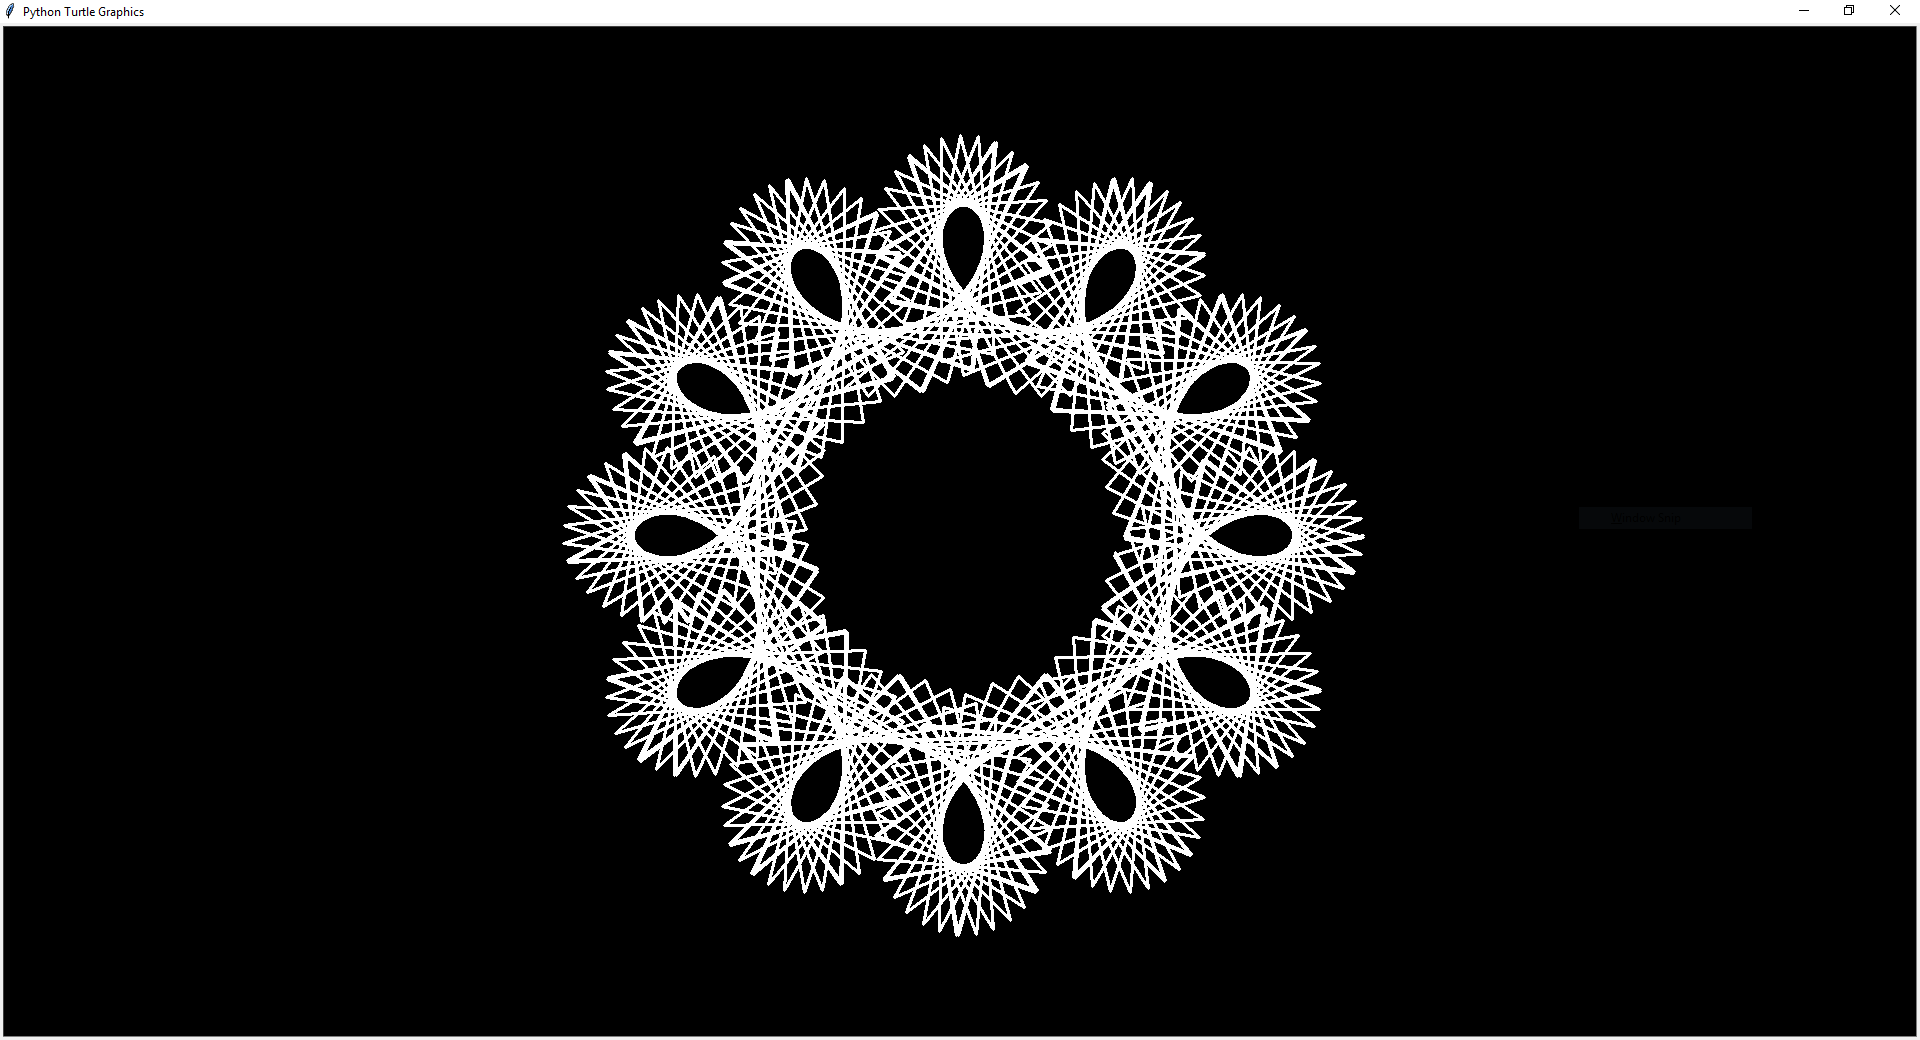

Recreate this plot in Python.
#Original Code From: https://www.101computing.net/python-turtle-spirograph/
import turtle
from math import cos,sin
from time import sleep

#Turn backgorund black
window = turtle.Screen()
window.bgcolor("black")


#Create first turtle
frodo = turtle.Turtle()
frodo.hideturtle()
frodo._tracer(0)
frodo.speed(0)
frodo.pensize(2)
frodo.color("red")

#Create second turtle
gandalf = turtle.Turtle()
gandalf.hideturtle()
gandalf._tracer(0)
gandalf.speed(0)
gandalf.pensize(3)
gandalf.color("white")

#Control variables
R = 300
r = 25
d = 125

angle = 0

#Move pen to starting position
gandalf.penup()
gandalf.goto(R-r+d,0)
gandalf.pendown()

theta = 0.2
steps = int(6*3.14/theta)


#Loop that depending con the complexity of the shape requires and increased number of steps
for t in range(0,steps*5):
    #Exploration with the idea of a rainbow color spectrum
    #Honestly preffer it white
    #for colors in ["red", "orange", "yellow", "green", "blue", "indigo","violet" ]:
    frodo.clear()
    frodo.penup()
    frodo.setheading(0)
    frodo.goto(0,-R)
    frodo.pendown()
    frodo.hideturtle()
    
    angle+=theta
        
    x = (R - r) * cos(angle)
    y = (R - r) * sin(angle)
    frodo.penup()
    frodo.goto(x,y-r)
    frodo.pendown()
    frodo.hideturtle()
    frodo.penup()
    frodo.goto(x,y)
    frodo.dot(5)

    #Use of the parametric equations for a hypotrochoid
    #A hypotrochoid is a type of curve traced by a point attached to a circle of radius r rolling 
    # around the inside of a fixed circle of radius R, where the point is a distance d from the center of
    # the interior circle.
    x = (R - r) * cos(angle) + d * cos(((R-r)/r)*angle)
    y = (R - r) * sin(angle) - d * sin(((R-r)/r)*angle)
    frodo.pendown()
    frodo.goto(x,y)
    frodo.dot(5)
    gandalf.goto(frodo.pos())
        
    frodo.getscreen().update() 
    sleep(0.05)

sleep(1)
frodo.clear()
frodo.getscreen().update()
turtle.done()
